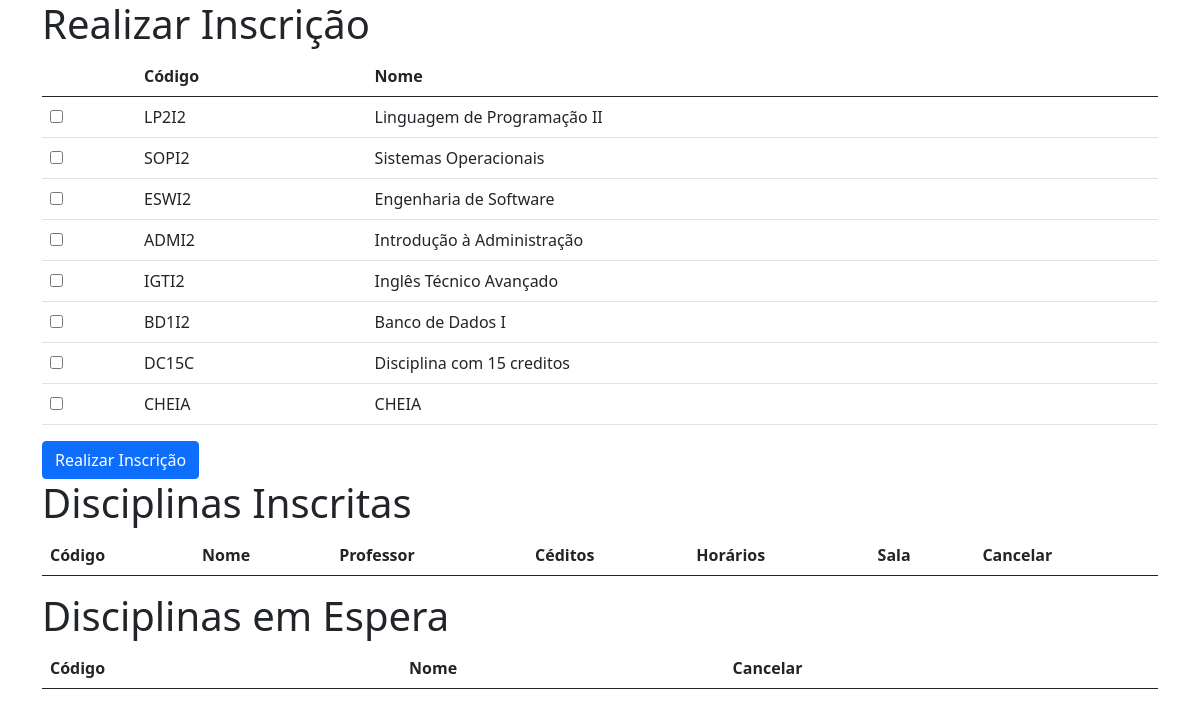
The app's page /inscricao/2 with its own data.
### core/models.py (models this page shows, shortened)
class Disciplina(models.Model):
    nome = models.CharField(max_length=100)
    codigo = models.CharField(max_length=10)
    pre_requisito = models.ManyToManyField("self", symmetrical=False, blank=True)
    def verificar_pre_requisitos(self, aluno):
        for pre_requisito in self.pre_requisito.all():
            if not aluno.participacao_set.filter(
                ofertaDisciplina__disciplina=pre_requisito, status="A"
            ).exists():
                return False
        return True

### core/views.py (the view, shortened to what this page needs)
class ControladorInscricao(TemplateView):
    template_name = "realizar_inscricao.html"
    success_url = "/"
    def get_context_data(self, **kwargs):
        aluno_id = self.kwargs.get("aluno_id")
        context = super().get_context_data(**kwargs)
        aluno = Aluno.objects.get(id=aluno_id)
        context["passo"] = "selecionar"
        context["aluno"] = aluno
        context["disciplinas"] = aluno.get_disciplinas_disponiveis()
        context["inscricoes"] = aluno.participacao_set.filter(status="C")
        context["inscricoes_espera"] = ListaEspera.objects.filter(alunos=aluno)
        return context
    def get(self, request, *args, **kwargs):
        context = self.get_context_data(**kwargs)
        context["error"] = kwargs.get("error")
        context["success"] = kwargs.get("success")
        return render(request, self.template_name, context)

### core/models.py (called while the page is built)
    def get_disciplinas_disponiveis(self):
        disciplinas = Disciplina.objects.all()
        for participacao in self.participacao_set.all():
            disciplinas = disciplinas.exclude(
                id=participacao.ofertaDisciplina.disciplina.id
            )
        for disciplina in disciplinas:
            if not disciplina.verificar_pre_requisitos(self):
                disciplinas = disciplinas.exclude(id=disciplina.id)
        return disciplinas

### templates/realizar_inscricao.html (shortened to what this page needs)
{% extends "base.html" %}
{% block content %}
        {% if lista_espera %}
            <div class="alert alert-warning" role="alert">
               Não há vagas para as seguintes disciplinas:
               <ul>
                    {% for oferta in lista_espera %}
                        <li>{{oferta.disciplina.codigo}} - {{ oferta.disciplina.nome }}</li>
                    {% endfor %}
               </ul>
               Deseja entrar na lista de espera?
                <form method="post">
                    {% csrf_token %}
                    {% for oferta in lista_espera %}
                        <input type="hidden" name="disciplinas" value={{oferta.disciplina.id}}>
                    {% endfor %}
                      <input type="hidden" name="passo" value="lista_espera">
                      <button type="submit" class="btn btn-primary">Entrar na lista de espera</button>
                </form>
            </div>
        {% elif passo == "selecionar" %}
            <h1>Realizar Inscrição</h1>
            <form method="post">
                <table class="table">
                        <thead>
                            <tr>
                                <th scope="col"></th>
                                <th scope="col">Código</th>
                                <th scope="col">Nome</th>
                            </tr>
                        </thead>
                        <tbody>
                            {% for disciplina in disciplinas %}
                                <tr>
                                <td>
                                        <input type="checkbox" value={{disciplina.codigo}} name="disciplinas" id="disciplinas">
                                    </td>
                                    <td>{{ disciplina.codigo }}</td>
                                    <td>{{ disciplina.nome }}</td>
                                </tr>
                            {% empty %}
                                <tr>
                                    <td colspan="3">Nenhuma disciplina encontrada</td>
                                </tr>
                            {% endfor %}
                        </tbody>
                </table>
                <button type="submit" class="btn btn-primary">Realizar Inscrição</button>
            </form>
        <h1>Disciplinas Inscritas</h1>
        <table class="table">
            <thead>
                <tr>
                    <th scope="col">Código</th>
                    <th scope="col">Nome</th>
                    <th scope="col">Professor</th>
                    <th scope="col">Céditos</th>
                    <th scope="col">Horários</th>
                    <th scope="col">Sala</th>
                    <th scope="col">Cancelar</th>
                </tr>
            </thead>
        </table>
        <h1>Disciplinas em Espera</h1>
        <table class="table">
            <thead>
                <tr>
                    <th scope="col">Código</th>
                    <th scope="col">Nome</th>
                    <th scope="col">Cancelar</th>
                </tr>
            </thead>
        {% endif %}
{% endblock content %}

### templates/base.html (shortened to what this page needs)
<!DOCTYPE html>
<html lang="en">
<head>
    <link href="https://cdn.jsdelivr.net/npm/bootstrap@5.0.2/dist/css/bootstrap.min.css" rel="stylesheet">
</head>
<body>
    <div class="container">
        {% block content %}
        {% endblock content %}
    </div>
</body>
</html>

### records on screen
Disciplina: codigo "LP2I2", nome "Linguagem de Programação II"
Disciplina: codigo "SOPI2", nome "Sistemas Operacionais"
Disciplina: codigo "ESWI2", nome "Engenharia de Software"
Disciplina: codigo "ADMI2", nome "Introdução à Administração"
Disciplina: codigo "IGTI2", nome "Inglês Técnico Avançado"
Disciplina: codigo "BD1I2", nome "Banco de Dados I"
Disciplina: codigo "DC15C", nome "Disciplina com 15 creditos"
Disciplina: codigo "CHEIA", nome "CHEIA"
